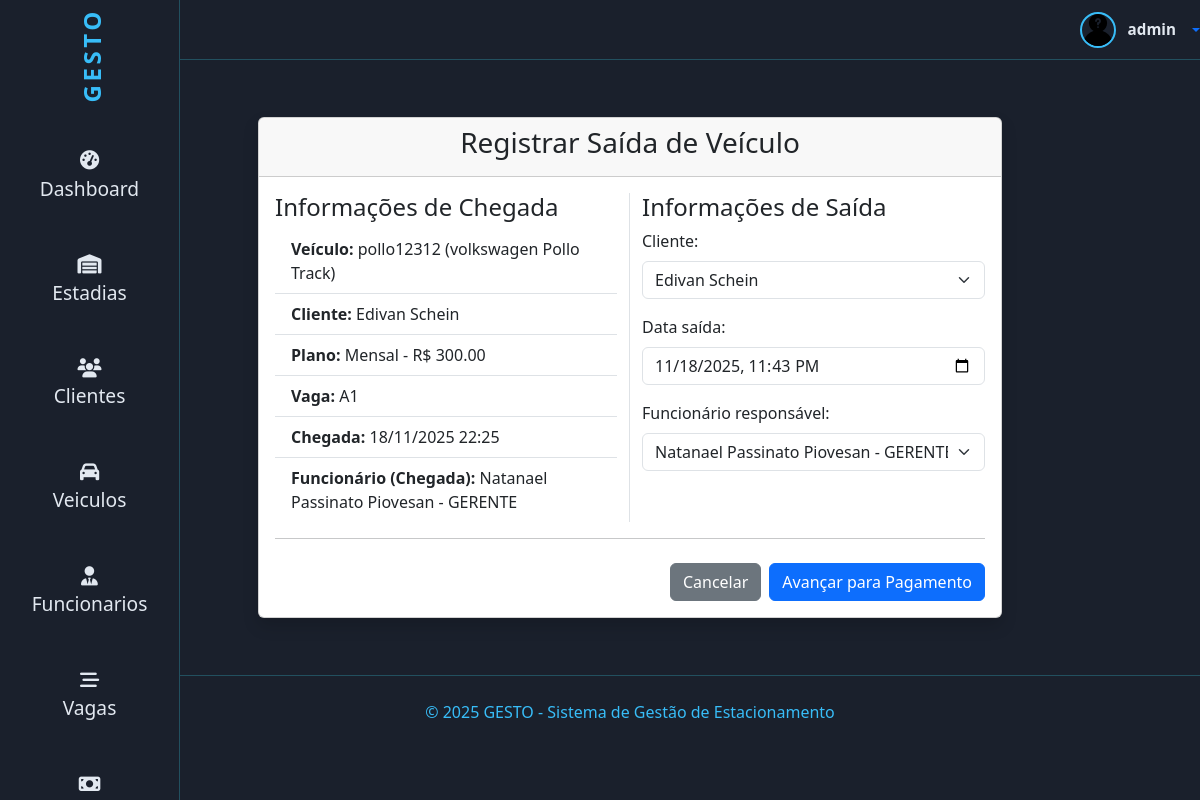
Screenshot of /estadias/estadia/18/saida/ (signed in) with the database file from the repository.
### estadias/models.py (models this page shows, shortened)
class Estadia(models.Model):
    veiculo = models.ForeignKey('veiculos.Veiculo', on_delete=models.PROTECT)
    cliente = models.ForeignKey('clientes.ClienteGeral', on_delete=models.SET_NULL, null=True, blank=True)
    funcionario = models.ForeignKey('funcionarios.Funcionario', on_delete=models.SET_NULL, null=True, blank=True)
    vaga = models.ForeignKey('vagas.Vaga', on_delete=models.SET_NULL, null=True, blank=True)
    data_chegada = models.DateTimeField(default=timezone.now)
    data_saida = models.DateTimeField(null=True, blank=True)
    finalizada = models.BooleanField(default=False)
    valor_total = models.DecimalField(max_digits=8, decimal_places=2, default=0)
    class Meta:
        ordering = ['-data_chegada']

### veiculos/models.py (models this page shows, shortened)
class Veiculo(models.Model):
    placa = models.CharField('Placa', max_length=10, unique=True)
    marca = models.CharField('Marca', max_length=50, null=True, blank=True)
    modelo = models.CharField('Modelo', max_length=50, null=True, blank=True)
    cor = models.CharField('Cor', max_length=30, null=True, blank=True)
    foto = models.ImageField('Foto', upload_to='static/veiculos', null=True, blank=True)
    clientes = models.ManyToManyField(ClienteGeral,related_name='veiculos',verbose_name='Clientes',blank=False)
    plano = models.ForeignKey(Plano, on_delete=models.SET_NULL, null=True, blank=True, verbose_name='Plano')
    categoria_cnh = models.ForeignKey(Categoria, on_delete=models.SET_NULL, null=True, verbose_name='Categoria do Veículo',limit_choices_to={'status': True})
    data_vencimento_plano = models.DateField('Data de Vencimento do Plano',null=True,blank=True)
    class Meta:
        verbose_name = 'Veículo'
        verbose_name_plural = 'Veículos'
        ordering = [Upper('placa')]

### clientes/models.py (models this page shows, shortened)
class Pessoa(models.Model):
    nome = models.CharField('Nome', max_length=50, help_text='Nome completo')
    fone = models.CharField('Fone', max_length=12, help_text='Número de telefone (Apenas números)', unique=True)
    email = models.EmailField('E-mail', max_length=100, help_text='E-mail', unique=True)
    endereco = models.CharField('Endereço', max_length=300, help_text='Endereço completo')
    foto = StdImageField('Foto', upload_to='static/pessoas', delete_orphans=True, null=True, blank=True)
    class Meta:
        abstract = True

class ClienteGeral(Pessoa):
    TIPO_CLIENTE_CHOICES = (
        ('PF', 'Pessoa Física'),
        ('PJ', 'Pessoa Jurídica'),
    )
    tipo_cliente = models.CharField('Tipo de Cliente', max_length=2, choices=TIPO_CLIENTE_CHOICES)
    cpf = models.CharField('CPF ', max_length=14, unique=True, null=True, blank=True)
    data_nascimento = models.DateField('Data de Nascimento', null=True, blank=True)
    empresa = models.CharField('Nome da Empresa', max_length=100, null=True, blank=True)
    cnpj = models.CharField('CNPJ (Apenas números)', max_length=18, unique=True, null=True, blank=True)
    class Meta:
        verbose_name = 'Cliente'
        verbose_name_plural = 'Clientes'
        ordering = [Upper('nome'), Upper('empresa')]
    def __str__(self):
        if self.tipo_cliente == 'PJ' and self.empresa:
            return f'{self.empresa} ({self.nome})'
        return self.nome

### valores/models.py (models this page shows, shortened)
class Plano(models.Model):
    PLANOS_CHOICES = (
        ('Avulso', 'Horário Avulso'),
        ('Diaria', 'Diaria'),
        ('Semanal', 'Semanal'),
        ('Mensal', 'Mensal'),
        ('Personalizado', 'Personalizado'),
    )
    nome = models.CharField('Nome do Plano',choices=PLANOS_CHOICES,  max_length=50, unique=True, default='Avulso')
    valor = models.DecimalField('Valor Base (R$)', max_digits=8, decimal_places=2)
    status = models.BooleanField('Ativo', default=True, help_text='Marque para ativar o plano')
    descricao = models.TextField('Descrição', max_length=300, blank=True, null=True)
    dias_validade = models.PositiveIntegerField('Dias de Validade',default=0, help_text='Número de dias de validade (apenas para planos personalizados)')
    class Meta:
        verbose_name = 'Plano'
        verbose_name_plural = 'Planos'
    def __str__(self):
        if self.nome == 'Personalizado' and self.dias_validade > 0:
            return f"{self.nome} - {self.dias_validade} dias - R$ {self.valor}"
        return f"{self.nome} - R$ {self.valor}"

### vagas/models.py (models this page shows)
class Vaga(models.Model):
    STATUS = (
        ('livre', 'Livre'),
        ('ocupada', 'Ocupada'),
        ('manutencao', 'Em manutenção'),
    )
    codigo = models.CharField('Código da Vaga', max_length=10, unique=True, help_text='Ex: A01, B12, etc.')
    status = models.CharField('Status', max_length=10, choices=STATUS, default='L')
    class Meta:
        verbose_name = 'Vaga'
        verbose_name_plural = 'Vagas'
        ordering = [Upper('codigo')]
    def __str__(self):
        return self.codigo

### funcionarios/models.py (models this page shows)
class Funcionario(PessoaFisica):
    cpf = models.CharField('CPF ', max_length=14, unique=True, null=True, blank=True)
    funcao = models.CharField('Função', max_length=35, help_text='Função na empresa')
    data_admissao = models.DateField('Admissão', help_text='Data de admissão na empresa')
    class Meta:
        verbose_name = 'Funcionário'
        verbose_name_plural = 'Funcionários'
        ordering = [Upper('nome')]
    def __str__(self):
        return f"{self.nome} - {self.funcao}"

### estadias/views.py (the view, shortened to what this page needs)
# urls.py: path('estadia/<int:pk>/saida/', EstadiaSaidaUpdateView.as_view(), name='estadia_saida'),
class EstadiaSaidaUpdateView(LoginRequiredMixin, PermissionRequiredMixin, UpdateView):
    permission_required = 'estadias.encerrar_estadia'
    model = Estadia
    form_class = EstadiaSaidaForm
    template_name = 'estadia_saida.html'
    def get_context_data(self, **kwargs):
        context = super().get_context_data(**kwargs)
        context["titulo"] = "Registrar Saída de Veículo"
        return context

### estadias/forms.py
class EstadiaSaidaForm(forms.ModelForm):
    class Meta:
        model = Estadia
        fields = ['cliente', 'data_saida','funcionario' ]
        widgets = {
            'data_saida': forms.DateTimeInput(attrs={'type': 'datetime-local'}),
        }
        labels = {
            'data_saida': 'Data saída:',
            'funcionario': 'Funcionário responsável:',
            'cliente': 'Cliente:',
        }
    def __init__(self, *args, **kwargs):
        super().__init__(*args, **kwargs)
        self.fields['cliente'].queryset = ClienteGeral.objects.order_by('nome', 'empresa')
        self.fields['funcionario'].queryset = Funcionario.objects.order_by('nome')
        self.fields['cliente'].empty_label = "Selecione um Cliente"
        self.fields['funcionario'].empty_label = "Selecione um Funcionário"
        if not self.instance.data_saida:
            self.initial['data_saida'] = localtime(now()).strftime('%Y-%m-%dT%H:%M')

### estadias/templates/estadia_saida.html (shortened to what this page needs)
{% extends 'principal.html' %}
{% load django_bootstrap5 %}
{% block content %}
<div id="dados" class="container">
    <div class="card shadow m-3 col-md-8 mx-auto">
        <div class="card-header text-center">
            <h3>{{ titulo }}</h3>
        </div>
        <div class="card-body">
            <form method="post">
                <div class="row">
                    <div class="col-md-6 border-end">
                        <h4>Informações de Chegada</h4>
                        <ul class="list-group list-group-flush">
                            <li class="list-group-item"><strong>Veículo:</strong> {{ object.veiculo.placa }} ({{ object.veiculo.marca }} {{ object.veiculo.modelo }})</li>
                            <li class="list-group-item"><strong>Cliente:</strong> {{ object.cliente }}</li>
                            <li class="list-group-item"><strong>Plano:</strong> {{ object.veiculo.plano }}</li>
                            <li class="list-group-item"><strong>Vaga:</strong> {{ object.vaga }}</li>
                            <li class="list-group-item"><strong>Chegada:</strong> {{ object.data_chegada|date:"d/m/Y H:i" }}</li>
                            <li class="list-group-item"><strong>Funcionário (Chegada):</strong> {{ object.funcionario }}</li>
                        </ul>
                    </div>
                    <div class="col-md-6">
                        <h4>Informações de Saída</h4>
                        {% bootstrap_form form %}
                    </div>
                </div>
                <hr>
                <div class="d-flex justify-content-end gap-2 mt-4">
                    <a href="{% url 'estadias' %}" class="btn btn-secondary">Cancelar</a>
                    <button type="submit" class="btn btn-primary">Avançar para Pagamento</button>
                </div>
            </form> </div>
    </div>
</div>
{% endblock %}

### home/templates/principal.html (shortened to what this page needs)
<!doctype html>
{% load static %}
{% load django_bootstrap5 %}
<html lang="pt-br">
<head>
    {% block head %}
    {% include "head.html" %}
    {% endblock %}
</head>
<body>
<header id="header-top" role="banner" aria-label="Cabeçalho superior">
    <div class="dropdown">
        <a href="#" class="user-profile text-decoration-none dropdown-toggle" data-bs-toggle="dropdown"
           aria-expanded="false">
            {% if user.is_authenticated %}
                {% if user.funcionario.foto %}
                    <img src="{{ user.funcionario.foto.url }}" alt="Avatar do utilizador"/>
                {% else %}
                    <img src="{% static 'img/desconhecido.png' %}" alt="Avatar do utilizador"/>
                {% endif %}
                <span>{{ user.username }}</span>
            {% else %}
                <i class="fas fa-sign-in-alt me-2"></i>
                <span>Acesso</span>
            {% endif %}
        </a>
    </div>
</header>
{% if request.user.is_authenticated %}
    <nav id="sidebar" aria-label="Menu principal">
        <div class="logo" aria-label="Logo GESTO">
            <a href="{% url 'index' %}"
               class="nav-link {% if request.resolver_match.url_name == 'index' %}active{% endif %}">GESTO</a>
        </div>
        <div data-bs-spy="scroll"  data-bs-offset="0" data-bs-smooth-scroll="true" class="scrollspy" tabindex="0">
      <ul class="nav flex-column" role="menu" aria-label="Navegação principal">
            <li class="nav-item" role="none">
                <a href="{% url 'index' %}"
                   class="nav-link {% if request.resolver_match.url_name == 'index' %}active{% endif %}">
                    <i class="fa-solid fa-gauge-high" aria-hidden="true"></i>
                    <p>Dashboard</p>
                </a>
            </li>
            <li class="nav-item" role="none">
                <a href="{% url 'estadias' %}"
                   class="nav-link {% if request.resolver_match.url_name == 'estadias' %}active{% endif %}">
                    <i class="fa-solid fa-warehouse" aria-hidden="true"></i>
                    <p>Estadias</p>
                </a>
            </li>
            <li class="nav-item" role="none">
                <a href="{% url 'clientes' %}"
                   class="nav-link {% if request.resolver_match.url_name == 'clientes' %}active{% endif %}">
                    <i class="fas fa-users"></i>
                    <p>Clientes</p>
                </a>
            </li>
            <li class="nav-item" role="none">
                <a href="{% url 'veiculos' %}"
                   class="nav-link {% if request.resolver_match.url_name == 'veiculos' %}active{% endif %}">
                    <i class="fas fa-car" aria-hidden="true"></i>
                    <p>Veiculos</p>
                </a>
            </li>
           <li class="nav-item" role="none">
                <a href="{% url 'funcionarios' %}"
                   class="nav-link {% if request.resolver_match.url_name == 'funcionarios' %}active{% endif %}">
                    <i class="fas fa-user-tie" aria-hidden="true"></i>
                    <p>Funcionarios</p>
                </a>
            </li>
            <li class="nav-item" role="none">
                <a href="{% url 'vagas' %}"
                   class="nav-link {% if request.resolver_match.url_name == 'vagas' %}active{% endif %}">
                    <i class="fas fa-stream" aria-hidden="true"></i>
                    <p>Vagas</p>
                </a>
            </li>
            <li class="nav-item" role="none">
                <a href="{% url 'valores' %}"
                   class="nav-link {% if request.resolver_match.url_name == 'valores' %}active{% endif %}">
                    <i class="fa-solid fa-money-bill" aria-hidden="true"></i>
                </a>
            </li>
        </ul>
    </div>
    </nav>
{% endif %}
{% block content %}{% endblock %}
{% block footer %}
{% include "footer.html" %}
{% endblock %}
</body>
</html>

### home/templates/head.html (style rules this page uses)
:root { --bg-primary: #1a202c; --bg-card: #2d3748; --text-primary: #e2e8f0; --highlight: #38bdf8; --border-subtle: rgba(56, 223, 248, 0.25); --table-row-alt: #374151; }
.scrollspy { position: relative; height: 100vh; margin-top: .5rem; overflow: auto; -ms-overflow-style: none; scrollbar-width: none; }
body { background-color: var(--bg-primary); color: var(--text-primary); font-family: "Segoe UI", Tahoma, Geneva, Verdana, sans-serif; min-height: 100vh; overflow-x: hidden; margin-left: 5%; }
#dados { margin-top: 5%; margin-bottom: 5%; }
#sidebar { background-color: var(--bg-primary); min-height: 100vh; width: 5%; position: fixed; top: 0; left: 0; padding-top: 0.5rem; display: flex; flex-direction: column; align-items: center; border-right: 1px solid var(--border-subtle); z-index: 1030; transition: 0.7s ease-out; margin-bottom: 10%; }
#sidebar p { visibility: hidden }
#sidebar .logo { font-weight: 700; font-size: 1.5rem; color: var(--highlight); margin-bottom: 2rem; user-select: none; writing-mode: vertical-rl; transform: rotate(180deg); letter-spacing: 0.15em; text-align: center; width: 32px; }
#sidebar ul.nav { list-style: none; padding: 0; margin: 0; width: 100%; margin-bottom: 10%; padding-bottom: 30%; }
#sidebar ul.nav li { width: 100%; margin-bottom: 1.5rem; text-align: center; }
#sidebar ul.nav li a { color: var(--text-primary); font-size: 1.2rem; display: block; width: 100%; padding: 0.2rem 0; transition: color 0.3s; position: relative; }
#header-top { height: 60px; border-bottom: 1px solid var(--border-subtle); display: flex; align-items: center; justify-content: flex-end; gap: 1.5rem; margin-bottom: 2rem; color: var(--text-primary); }
#header-top .user-profile { display: flex; align-items: center; gap: 0.75rem; cursor: pointer; user-select: none; }
#header-top .user-profile img { width: 36px; height: 36px; border-radius: 50%; border: 2px solid var(--highlight); object-fit: cover; }
#header-top .user-profile span { font-weight: 600; font-size: 0.95rem; color: var(--text-primary); white-space: nowrap; }

### rows the page displays
Estadia: veiculo.placa "pollo12312", veiculo.marca "volkswagen", veiculo.modelo "Pollo Track", cliente "Edivan Schein", veiculo.plano "Mensal - R$ 300.00", vaga "A1", data_chegada "18/11/2025 22:25", funcionario "Natanael Passinato Piovesan - GERENTE", data_saida "11/18/2025 23:43"

### other values shown
{{ user.username }} "admin"
{{ titulo }} "Registrar Saída de Veículo"
